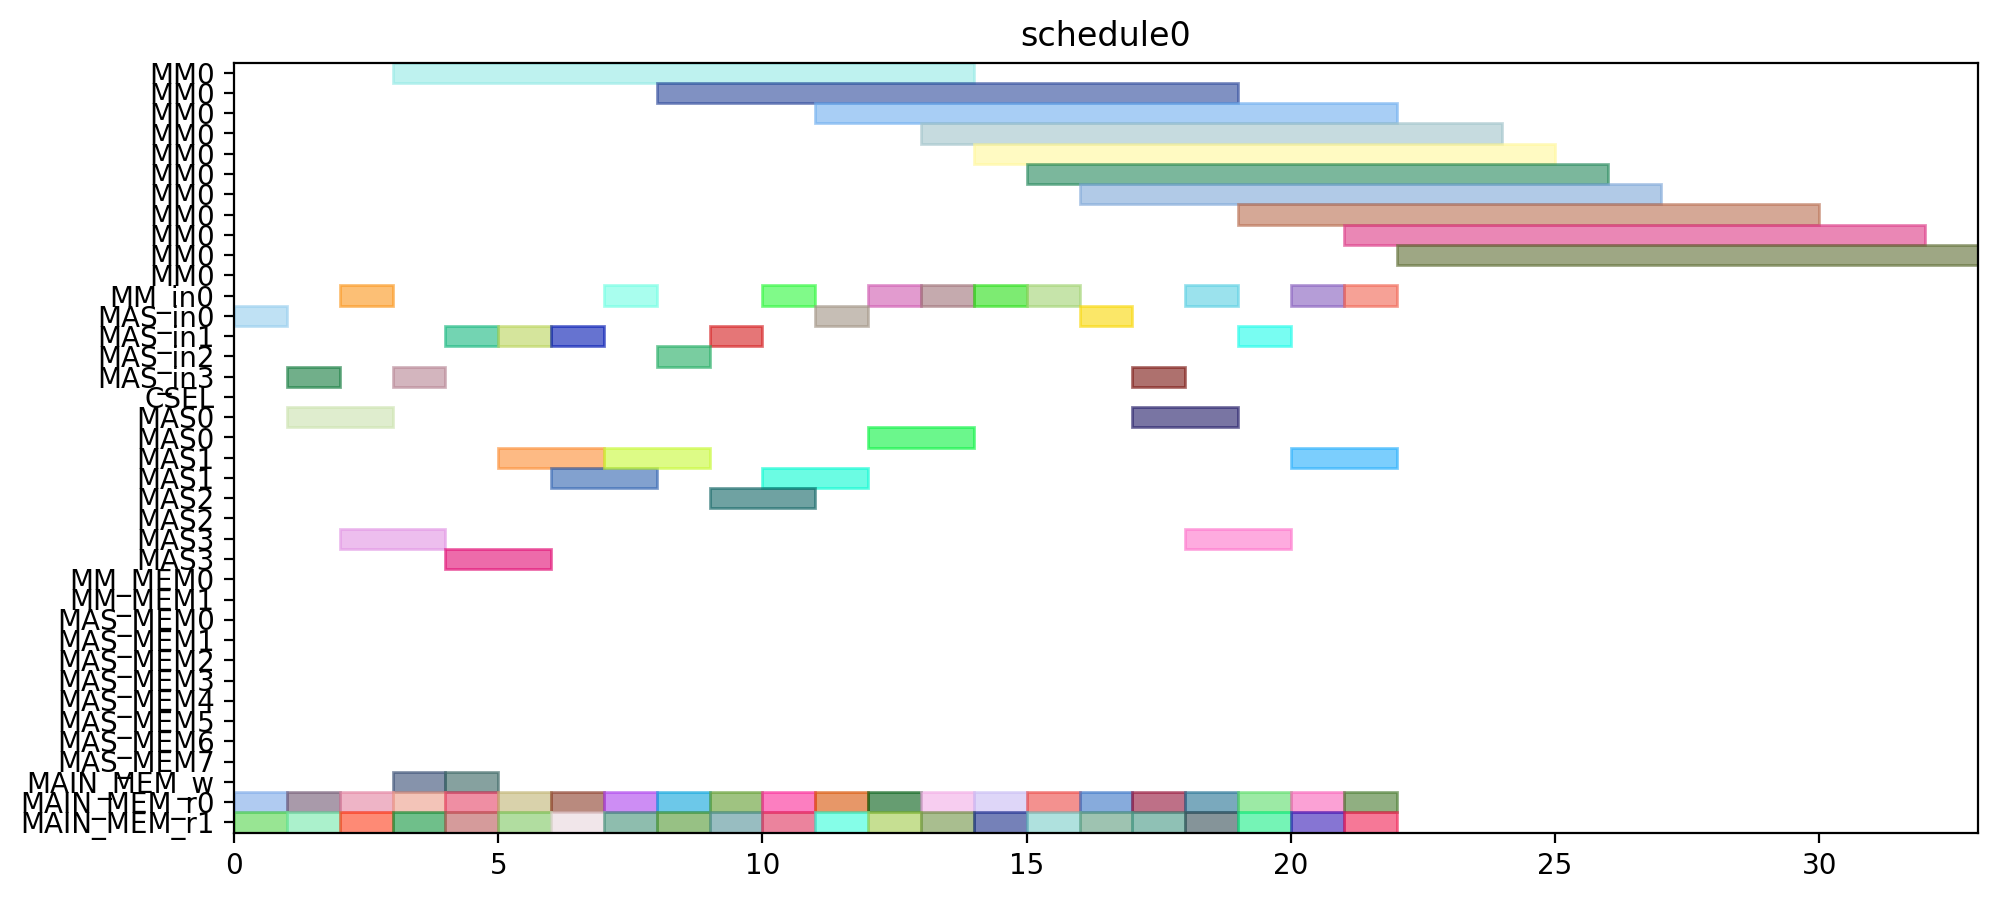

Reproduce this figure in Python.
from pyschedule import Scenario, solvers, plotters, alt


def solve():
	horizon = 120
	S = Scenario("schedule0", horizon=horizon)

	# resource
	MM = S.Resources('MM', num=1, size=11)
	MM_in = S.Resources('MM_in', num=1)
	MAS_in = S.Resources('MAS_in', num=4)
	CSEL = S.Resource('CSEL')
	MAS = S.Resources('MAS', num=4, size=2, periods=range(1, horizon))
	MM_MEM = S.Resources('MM_MEM', num=2)
	MAS_MEM = S.Resources('MAS_MEM', num=8)
	MAIN_MEM_w = S.Resource('MAIN_MEM_w', size=1)
	MAIN_MEM_r = S.Resources('MAIN_MEM_r', num=2)

	# result of previous scheduling

	# new tasks
	c10_t0 = S.Task('c10_t0', length=11, delay_cost=1)
	c10_t0 += alt(MM)
	c10_t0_in = S.Task('c10_t0_in', length=1, delay_cost=1)
	c10_t0_in += alt(MM_in)
	S += c10_t0_in*MM_in[0]<=c10_t0*MM[0]
	c10_t0_mem0 = S.Task('c10_t0_mem0', length=1, delay_cost=1)
	c10_t0_mem0 += MAIN_MEM_r[0]
	S += c10_t0_mem0 <= c10_t0

	c10_t0_mem1 = S.Task('c10_t0_mem1', length=1, delay_cost=1)
	c10_t0_mem1 += MAIN_MEM_r[1]
	S += c10_t0_mem1 <= c10_t0

	c10_t1 = S.Task('c10_t1', length=11, delay_cost=1)
	c10_t1 += alt(MM)
	c10_t1_in = S.Task('c10_t1_in', length=1, delay_cost=1)
	c10_t1_in += alt(MM_in)
	S += c10_t1_in*MM_in[0]<=c10_t1*MM[0]
	c10_t1_mem0 = S.Task('c10_t1_mem0', length=1, delay_cost=1)
	c10_t1_mem0 += MAIN_MEM_r[0]
	S += c10_t1_mem0 <= c10_t1

	c10_t1_mem1 = S.Task('c10_t1_mem1', length=1, delay_cost=1)
	c10_t1_mem1 += MAIN_MEM_r[1]
	S += c10_t1_mem1 <= c10_t1

	c10_t2 = S.Task('c10_t2', length=2, delay_cost=1)
	c10_t2 += alt(MAS)
	c10_t2_in = S.Task('c10_t2_in', length=1, delay_cost=1)
	c10_t2_in += alt(MAS_in)
	S += c10_t2_in*MAS_in[0]<=c10_t2*MAS[0]

	S += c10_t2_in*MAS_in[1]<=c10_t2*MAS[1]

	S += c10_t2_in*MAS_in[2]<=c10_t2*MAS[2]

	S += c10_t2_in*MAS_in[3]<=c10_t2*MAS[3]

	c10_t2_mem0 = S.Task('c10_t2_mem0', length=1, delay_cost=1)
	c10_t2_mem0 += MAIN_MEM_r[0]
	S += c10_t2_mem0 <= c10_t2

	c10_t2_mem1 = S.Task('c10_t2_mem1', length=1, delay_cost=1)
	c10_t2_mem1 += MAIN_MEM_r[1]
	S += c10_t2_mem1 <= c10_t2

	c10_t3 = S.Task('c10_t3', length=2, delay_cost=1)
	c10_t3 += alt(MAS)
	c10_t3_in = S.Task('c10_t3_in', length=1, delay_cost=1)
	c10_t3_in += alt(MAS_in)
	S += c10_t3_in*MAS_in[0]<=c10_t3*MAS[0]

	S += c10_t3_in*MAS_in[1]<=c10_t3*MAS[1]

	S += c10_t3_in*MAS_in[2]<=c10_t3*MAS[2]

	S += c10_t3_in*MAS_in[3]<=c10_t3*MAS[3]

	c10_t3_mem0 = S.Task('c10_t3_mem0', length=1, delay_cost=1)
	c10_t3_mem0 += MAIN_MEM_r[0]
	S += c10_t3_mem0 <= c10_t3

	c10_t3_mem1 = S.Task('c10_t3_mem1', length=1, delay_cost=1)
	c10_t3_mem1 += MAIN_MEM_r[1]
	S += c10_t3_mem1 <= c10_t3

	c20_t0 = S.Task('c20_t0', length=11, delay_cost=1)
	c20_t0 += alt(MM)
	c20_t0_in = S.Task('c20_t0_in', length=1, delay_cost=1)
	c20_t0_in += alt(MM_in)
	S += c20_t0_in*MM_in[0]<=c20_t0*MM[0]
	c20_t0_mem0 = S.Task('c20_t0_mem0', length=1, delay_cost=1)
	c20_t0_mem0 += MAIN_MEM_r[0]
	S += c20_t0_mem0 <= c20_t0

	c20_t0_mem1 = S.Task('c20_t0_mem1', length=1, delay_cost=1)
	c20_t0_mem1 += MAIN_MEM_r[1]
	S += c20_t0_mem1 <= c20_t0

	c20_t1 = S.Task('c20_t1', length=11, delay_cost=1)
	c20_t1 += alt(MM)
	c20_t1_in = S.Task('c20_t1_in', length=1, delay_cost=1)
	c20_t1_in += alt(MM_in)
	S += c20_t1_in*MM_in[0]<=c20_t1*MM[0]
	c20_t1_mem0 = S.Task('c20_t1_mem0', length=1, delay_cost=1)
	c20_t1_mem0 += MAIN_MEM_r[0]
	S += c20_t1_mem0 <= c20_t1

	c20_t1_mem1 = S.Task('c20_t1_mem1', length=1, delay_cost=1)
	c20_t1_mem1 += MAIN_MEM_r[1]
	S += c20_t1_mem1 <= c20_t1

	c20_t2 = S.Task('c20_t2', length=2, delay_cost=1)
	c20_t2 += alt(MAS)
	c20_t2_in = S.Task('c20_t2_in', length=1, delay_cost=1)
	c20_t2_in += alt(MAS_in)
	S += c20_t2_in*MAS_in[0]<=c20_t2*MAS[0]

	S += c20_t2_in*MAS_in[1]<=c20_t2*MAS[1]

	S += c20_t2_in*MAS_in[2]<=c20_t2*MAS[2]

	S += c20_t2_in*MAS_in[3]<=c20_t2*MAS[3]

	c20_t2_mem0 = S.Task('c20_t2_mem0', length=1, delay_cost=1)
	c20_t2_mem0 += MAIN_MEM_r[0]
	S += c20_t2_mem0 <= c20_t2

	c20_t2_mem1 = S.Task('c20_t2_mem1', length=1, delay_cost=1)
	c20_t2_mem1 += MAIN_MEM_r[1]
	S += c20_t2_mem1 <= c20_t2

	c20_t3 = S.Task('c20_t3', length=2, delay_cost=1)
	c20_t3 += alt(MAS)
	c20_t3_in = S.Task('c20_t3_in', length=1, delay_cost=1)
	c20_t3_in += alt(MAS_in)
	S += c20_t3_in*MAS_in[0]<=c20_t3*MAS[0]

	S += c20_t3_in*MAS_in[1]<=c20_t3*MAS[1]

	S += c20_t3_in*MAS_in[2]<=c20_t3*MAS[2]

	S += c20_t3_in*MAS_in[3]<=c20_t3*MAS[3]

	c20_t3_mem0 = S.Task('c20_t3_mem0', length=1, delay_cost=1)
	c20_t3_mem0 += MAIN_MEM_r[0]
	S += c20_t3_mem0 <= c20_t3

	c20_t3_mem1 = S.Task('c20_t3_mem1', length=1, delay_cost=1)
	c20_t3_mem1 += MAIN_MEM_r[1]
	S += c20_t3_mem1 <= c20_t3

	c01_t0 = S.Task('c01_t0', length=11, delay_cost=1)
	c01_t0 += alt(MM)
	c01_t0_in = S.Task('c01_t0_in', length=1, delay_cost=1)
	c01_t0_in += alt(MM_in)
	S += c01_t0_in*MM_in[0]<=c01_t0*MM[0]
	c01_t0_mem0 = S.Task('c01_t0_mem0', length=1, delay_cost=1)
	c01_t0_mem0 += MAIN_MEM_r[0]
	S += c01_t0_mem0 <= c01_t0

	c01_t0_mem1 = S.Task('c01_t0_mem1', length=1, delay_cost=1)
	c01_t0_mem1 += MAIN_MEM_r[1]
	S += c01_t0_mem1 <= c01_t0

	c01_t1 = S.Task('c01_t1', length=11, delay_cost=1)
	c01_t1 += alt(MM)
	c01_t1_in = S.Task('c01_t1_in', length=1, delay_cost=1)
	c01_t1_in += alt(MM_in)
	S += c01_t1_in*MM_in[0]<=c01_t1*MM[0]
	c01_t1_mem0 = S.Task('c01_t1_mem0', length=1, delay_cost=1)
	c01_t1_mem0 += MAIN_MEM_r[0]
	S += c01_t1_mem0 <= c01_t1

	c01_t1_mem1 = S.Task('c01_t1_mem1', length=1, delay_cost=1)
	c01_t1_mem1 += MAIN_MEM_r[1]
	S += c01_t1_mem1 <= c01_t1

	c01_t2 = S.Task('c01_t2', length=2, delay_cost=1)
	c01_t2 += alt(MAS)
	c01_t2_in = S.Task('c01_t2_in', length=1, delay_cost=1)
	c01_t2_in += alt(MAS_in)
	S += c01_t2_in*MAS_in[0]<=c01_t2*MAS[0]

	S += c01_t2_in*MAS_in[1]<=c01_t2*MAS[1]

	S += c01_t2_in*MAS_in[2]<=c01_t2*MAS[2]

	S += c01_t2_in*MAS_in[3]<=c01_t2*MAS[3]

	c01_t2_mem0 = S.Task('c01_t2_mem0', length=1, delay_cost=1)
	c01_t2_mem0 += MAIN_MEM_r[0]
	S += c01_t2_mem0 <= c01_t2

	c01_t2_mem1 = S.Task('c01_t2_mem1', length=1, delay_cost=1)
	c01_t2_mem1 += MAIN_MEM_r[1]
	S += c01_t2_mem1 <= c01_t2

	c01_t3 = S.Task('c01_t3', length=2, delay_cost=1)
	c01_t3 += alt(MAS)
	c01_t3_in = S.Task('c01_t3_in', length=1, delay_cost=1)
	c01_t3_in += alt(MAS_in)
	S += c01_t3_in*MAS_in[0]<=c01_t3*MAS[0]

	S += c01_t3_in*MAS_in[1]<=c01_t3*MAS[1]

	S += c01_t3_in*MAS_in[2]<=c01_t3*MAS[2]

	S += c01_t3_in*MAS_in[3]<=c01_t3*MAS[3]

	c01_t3_mem0 = S.Task('c01_t3_mem0', length=1, delay_cost=1)
	c01_t3_mem0 += MAIN_MEM_r[0]
	S += c01_t3_mem0 <= c01_t3

	c01_t3_mem1 = S.Task('c01_t3_mem1', length=1, delay_cost=1)
	c01_t3_mem1 += MAIN_MEM_r[1]
	S += c01_t3_mem1 <= c01_t3

	c11_t0 = S.Task('c11_t0', length=11, delay_cost=1)
	c11_t0 += alt(MM)
	c11_t0_in = S.Task('c11_t0_in', length=1, delay_cost=1)
	c11_t0_in += alt(MM_in)
	S += c11_t0_in*MM_in[0]<=c11_t0*MM[0]
	c11_t0_mem0 = S.Task('c11_t0_mem0', length=1, delay_cost=1)
	c11_t0_mem0 += MAIN_MEM_r[0]
	S += c11_t0_mem0 <= c11_t0

	c11_t0_mem1 = S.Task('c11_t0_mem1', length=1, delay_cost=1)
	c11_t0_mem1 += MAIN_MEM_r[1]
	S += c11_t0_mem1 <= c11_t0

	c11_t1 = S.Task('c11_t1', length=11, delay_cost=1)
	c11_t1 += alt(MM)
	c11_t1_in = S.Task('c11_t1_in', length=1, delay_cost=1)
	c11_t1_in += alt(MM_in)
	S += c11_t1_in*MM_in[0]<=c11_t1*MM[0]
	c11_t1_mem0 = S.Task('c11_t1_mem0', length=1, delay_cost=1)
	c11_t1_mem0 += MAIN_MEM_r[0]
	S += c11_t1_mem0 <= c11_t1

	c11_t1_mem1 = S.Task('c11_t1_mem1', length=1, delay_cost=1)
	c11_t1_mem1 += MAIN_MEM_r[1]
	S += c11_t1_mem1 <= c11_t1

	c11_t2 = S.Task('c11_t2', length=2, delay_cost=1)
	c11_t2 += alt(MAS)
	c11_t2_in = S.Task('c11_t2_in', length=1, delay_cost=1)
	c11_t2_in += alt(MAS_in)
	S += c11_t2_in*MAS_in[0]<=c11_t2*MAS[0]

	S += c11_t2_in*MAS_in[1]<=c11_t2*MAS[1]

	S += c11_t2_in*MAS_in[2]<=c11_t2*MAS[2]

	S += c11_t2_in*MAS_in[3]<=c11_t2*MAS[3]

	c11_t2_mem0 = S.Task('c11_t2_mem0', length=1, delay_cost=1)
	c11_t2_mem0 += MAIN_MEM_r[0]
	S += c11_t2_mem0 <= c11_t2

	c11_t2_mem1 = S.Task('c11_t2_mem1', length=1, delay_cost=1)
	c11_t2_mem1 += MAIN_MEM_r[1]
	S += c11_t2_mem1 <= c11_t2

	c11_t3 = S.Task('c11_t3', length=2, delay_cost=1)
	c11_t3 += alt(MAS)
	c11_t3_in = S.Task('c11_t3_in', length=1, delay_cost=1)
	c11_t3_in += alt(MAS_in)
	S += c11_t3_in*MAS_in[0]<=c11_t3*MAS[0]

	S += c11_t3_in*MAS_in[1]<=c11_t3*MAS[1]

	S += c11_t3_in*MAS_in[2]<=c11_t3*MAS[2]

	S += c11_t3_in*MAS_in[3]<=c11_t3*MAS[3]

	c11_t3_mem0 = S.Task('c11_t3_mem0', length=1, delay_cost=1)
	c11_t3_mem0 += MAIN_MEM_r[0]
	S += c11_t3_mem0 <= c11_t3

	c11_t3_mem1 = S.Task('c11_t3_mem1', length=1, delay_cost=1)
	c11_t3_mem1 += MAIN_MEM_r[1]
	S += c11_t3_mem1 <= c11_t3

	c21_t0 = S.Task('c21_t0', length=11, delay_cost=1)
	c21_t0 += alt(MM)
	c21_t0_in = S.Task('c21_t0_in', length=1, delay_cost=1)
	c21_t0_in += alt(MM_in)
	S += c21_t0_in*MM_in[0]<=c21_t0*MM[0]
	c21_t0_mem0 = S.Task('c21_t0_mem0', length=1, delay_cost=1)
	c21_t0_mem0 += MAIN_MEM_r[0]
	S += c21_t0_mem0 <= c21_t0

	c21_t0_mem1 = S.Task('c21_t0_mem1', length=1, delay_cost=1)
	c21_t0_mem1 += MAIN_MEM_r[1]
	S += c21_t0_mem1 <= c21_t0

	c21_t1 = S.Task('c21_t1', length=11, delay_cost=1)
	c21_t1 += alt(MM)
	c21_t1_in = S.Task('c21_t1_in', length=1, delay_cost=1)
	c21_t1_in += alt(MM_in)
	S += c21_t1_in*MM_in[0]<=c21_t1*MM[0]
	c21_t1_mem0 = S.Task('c21_t1_mem0', length=1, delay_cost=1)
	c21_t1_mem0 += MAIN_MEM_r[0]
	S += c21_t1_mem0 <= c21_t1

	c21_t1_mem1 = S.Task('c21_t1_mem1', length=1, delay_cost=1)
	c21_t1_mem1 += MAIN_MEM_r[1]
	S += c21_t1_mem1 <= c21_t1

	c21_t2 = S.Task('c21_t2', length=2, delay_cost=1)
	c21_t2 += alt(MAS)
	c21_t2_in = S.Task('c21_t2_in', length=1, delay_cost=1)
	c21_t2_in += alt(MAS_in)
	S += c21_t2_in*MAS_in[0]<=c21_t2*MAS[0]

	S += c21_t2_in*MAS_in[1]<=c21_t2*MAS[1]

	S += c21_t2_in*MAS_in[2]<=c21_t2*MAS[2]

	S += c21_t2_in*MAS_in[3]<=c21_t2*MAS[3]

	c21_t2_mem0 = S.Task('c21_t2_mem0', length=1, delay_cost=1)
	c21_t2_mem0 += MAIN_MEM_r[0]
	S += c21_t2_mem0 <= c21_t2

	c21_t2_mem1 = S.Task('c21_t2_mem1', length=1, delay_cost=1)
	c21_t2_mem1 += MAIN_MEM_r[1]
	S += c21_t2_mem1 <= c21_t2

	c21_t3 = S.Task('c21_t3', length=2, delay_cost=1)
	c21_t3 += alt(MAS)
	c21_t3_in = S.Task('c21_t3_in', length=1, delay_cost=1)
	c21_t3_in += alt(MAS_in)
	S += c21_t3_in*MAS_in[0]<=c21_t3*MAS[0]

	S += c21_t3_in*MAS_in[1]<=c21_t3*MAS[1]

	S += c21_t3_in*MAS_in[2]<=c21_t3*MAS[2]

	S += c21_t3_in*MAS_in[3]<=c21_t3*MAS[3]

	c21_t3_mem0 = S.Task('c21_t3_mem0', length=1, delay_cost=1)
	c21_t3_mem0 += MAIN_MEM_r[0]
	S += c21_t3_mem0 <= c21_t3

	c21_t3_mem1 = S.Task('c21_t3_mem1', length=1, delay_cost=1)
	c21_t3_mem1 += MAIN_MEM_r[1]
	S += c21_t3_mem1 <= c21_t3

	c000 = S.Task('c000', length=2, delay_cost=1)
	c000 += alt(MAS)
	c000_in = S.Task('c000_in', length=1, delay_cost=1)
	c000_in += alt(MAS_in)
	S += c000_in*MAS_in[0]<=c000*MAS[0]

	S += c000_in*MAS_in[1]<=c000*MAS[1]

	S += c000_in*MAS_in[2]<=c000*MAS[2]

	S += c000_in*MAS_in[3]<=c000*MAS[3]

	S += 0<c000

	c000_w = S.Task('c000_w', length=1, delay_cost=1)
	c000_w += alt(MAIN_MEM_w)
	S += c000 <= c000_w

	c000_mem0 = S.Task('c000_mem0', length=1, delay_cost=1)
	c000_mem0 += MAIN_MEM_r[0]
	S += c000_mem0 <= c000

	c000_mem1 = S.Task('c000_mem1', length=1, delay_cost=1)
	c000_mem1 += MAIN_MEM_r[1]
	S += c000_mem1 <= c000

	c001 = S.Task('c001', length=2, delay_cost=1)
	c001 += alt(MAS)
	c001_in = S.Task('c001_in', length=1, delay_cost=1)
	c001_in += alt(MAS_in)
	S += c001_in*MAS_in[0]<=c001*MAS[0]

	S += c001_in*MAS_in[1]<=c001*MAS[1]

	S += c001_in*MAS_in[2]<=c001*MAS[2]

	S += c001_in*MAS_in[3]<=c001*MAS[3]

	S += 0<c001

	c001_w = S.Task('c001_w', length=1, delay_cost=1)
	c001_w += alt(MAIN_MEM_w)
	S += c001 <= c001_w

	c001_mem0 = S.Task('c001_mem0', length=1, delay_cost=1)
	c001_mem0 += MAIN_MEM_r[0]
	S += c001_mem0 <= c001

	c001_mem1 = S.Task('c001_mem1', length=1, delay_cost=1)
	c001_mem1 += MAIN_MEM_r[1]
	S += c001_mem1 <= c001

	solvers.mip.solve(S,msg=1,kind='CPLEX',ratio_gap=1.01)

	solution = [['hoge']*len(S.solution()[1]) for i in range(len(S.solution()))]
	for i in range(len(S.solution())):
		for j in range(len(S.solution()[i])):
			solution[i][j]=str(S.solution()[i][j])
	print(solution)

	cycles = int(solution[-1][3])

	pic_file_name = "/home/mfukuda/ABE/multiRAM_multiMAS_16mux/scheduling_result/stage11MM1_stage2MAS4/FROB/schedule0.png"
	if(S.solution() != []):
		plotters.matplotlib.plot(S,img_filename=pic_file_name, show_task_labels=False, fig_size=(cycles*0.25+3, 5))

	return solution
